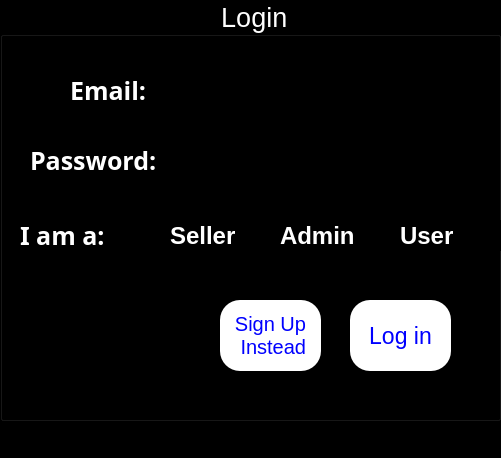
<?xml version="1.0" encoding="UTF-8"?>
<ui version="4.0">
 <class>MainWindow</class>
 <widget class="QMainWindow" name="MainWindow">
  <property name="geometry">
   <rect>
    <x>0</x>
    <y>0</y>
    <width>501</width>
    <height>458</height>
   </rect>
  </property>
  <property name="windowTitle">
   <string>MainWindow</string>
  </property>
  <property name="styleSheet">
   <string notr="true">background-color: black;
color: white;</string>
  </property>
  <widget class="QWidget" name="centralwidget">
   <widget class="QGroupBox" name="groupBox">
    <property name="geometry">
     <rect>
      <x>0</x>
      <y>0</y>
      <width>501</width>
      <height>421</height>
     </rect>
    </property>
    <property name="font">
     <font>
      <pointsize>20</pointsize>
     </font>
    </property>
    <property name="autoFillBackground">
     <bool>false</bool>
    </property>
    <property name="title">
     <string>Login </string>
    </property>
    <property name="alignment">
     <set>Qt::AlignCenter</set>
    </property>
    <widget class="QLineEdit" name="lineEdit_Password_login">
     <property name="geometry">
      <rect>
       <x>200</x>
       <y>140</y>
       <width>261</width>
       <height>41</height>
      </rect>
     </property>
     <property name="font">
      <font>
       <pointsize>14</pointsize>
      </font>
     </property>
     <property name="echoMode">
      <enum>QLineEdit::Password</enum>
     </property>
    </widget>
    <widget class="QLabel" name="label_Password">
     <property name="geometry">
      <rect>
       <x>30</x>
       <y>140</y>
       <width>131</width>
       <height>41</height>
      </rect>
     </property>
     <property name="font">
      <font>
       <family>Rockwell</family>
       <pointsize>19</pointsize>
       <italic>false</italic>
       <bold>true</bold>
      </font>
     </property>
     <property name="text">
      <string>Password:</string>
     </property>
    </widget>
    <widget class="QLineEdit" name="lineEdit_Email_login">
     <property name="geometry">
      <rect>
       <x>200</x>
       <y>70</y>
       <width>261</width>
       <height>41</height>
      </rect>
     </property>
     <property name="font">
      <font>
       <pointsize>14</pointsize>
      </font>
     </property>
    </widget>
    <widget class="QLabel" name="label_Email">
     <property name="geometry">
      <rect>
       <x>70</x>
       <y>70</y>
       <width>111</width>
       <height>41</height>
      </rect>
     </property>
     <property name="font">
      <font>
       <family>Rockwell</family>
       <pointsize>19</pointsize>
       <italic>false</italic>
       <bold>true</bold>
      </font>
     </property>
     <property name="text">
      <string>Email:</string>
     </property>
    </widget>
    <widget class="QPushButton" name="Button_login">
     <property name="geometry">
      <rect>
       <x>350</x>
       <y>300</y>
       <width>101</width>
       <height>71</height>
      </rect>
     </property>
     <property name="font">
      <font>
       <pointsize>17</pointsize>
       <italic>false</italic>
       <bold>false</bold>
      </font>
     </property>
     <property name="styleSheet">
      <string notr="true">color: blue;
font-size: larger;
font-weight: 400;
border: none;
border-radius: 20px;
background-color: white;</string>
     </property>
     <property name="text">
      <string>Log in</string>
     </property>
    </widget>
    <widget class="QPushButton" name="Button_SignUp_instead">
     <property name="enabled">
      <bool>true</bool>
     </property>
     <property name="geometry">
      <rect>
       <x>220</x>
       <y>300</y>
       <width>101</width>
       <height>71</height>
      </rect>
     </property>
     <property name="font">
      <font>
       <pointsize>15</pointsize>
       <italic>false</italic>
       <bold>false</bold>
      </font>
     </property>
     <property name="styleSheet">
      <string notr="true">color: blue;
font-size: larger;
font-weight: 400;
border: none;
border-radius: 20px;
background-color: white;</string>
     </property>
     <property name="text">
      <string>Sign Up
 Instead</string>
     </property>
    </widget>
    <widget class="QRadioButton" name="radioButton_Seller">
     <property name="geometry">
      <rect>
       <x>150</x>
       <y>220</y>
       <width>131</width>
       <height>31</height>
      </rect>
     </property>
     <property name="font">
      <font>
       <pointsize>18</pointsize>
       <bold>true</bold>
      </font>
     </property>
     <property name="text">
      <string>Seller</string>
     </property>
    </widget>
    <widget class="QLabel" name="label_Password_2">
     <property name="geometry">
      <rect>
       <x>20</x>
       <y>210</y>
       <width>131</width>
       <height>51</height>
      </rect>
     </property>
     <property name="font">
      <font>
       <family>Rockwell</family>
       <pointsize>19</pointsize>
       <italic>false</italic>
       <bold>true</bold>
      </font>
     </property>
     <property name="text">
      <string>I am a:</string>
     </property>
    </widget>
    <widget class="QRadioButton" name="radioButton_Admin">
     <property name="geometry">
      <rect>
       <x>260</x>
       <y>220</y>
       <width>131</width>
       <height>31</height>
      </rect>
     </property>
     <property name="font">
      <font>
       <pointsize>18</pointsize>
       <bold>true</bold>
      </font>
     </property>
     <property name="text">
      <string>Admin</string>
     </property>
    </widget>
    <widget class="QRadioButton" name="radioButton_User">
     <property name="geometry">
      <rect>
       <x>380</x>
       <y>220</y>
       <width>131</width>
       <height>31</height>
      </rect>
     </property>
     <property name="font">
      <font>
       <pointsize>18</pointsize>
       <bold>true</bold>
      </font>
     </property>
     <property name="text">
      <string>User</string>
     </property>
    </widget>
   </widget>
  </widget>
  <widget class="QMenuBar" name="menubar">
   <property name="geometry">
    <rect>
     <x>0</x>
     <y>0</y>
     <width>501</width>
     <height>22</height>
    </rect>
   </property>
  </widget>
  <widget class="QStatusBar" name="statusbar"/>
 </widget>
 <resources/>
 <connections/>
</ui>
